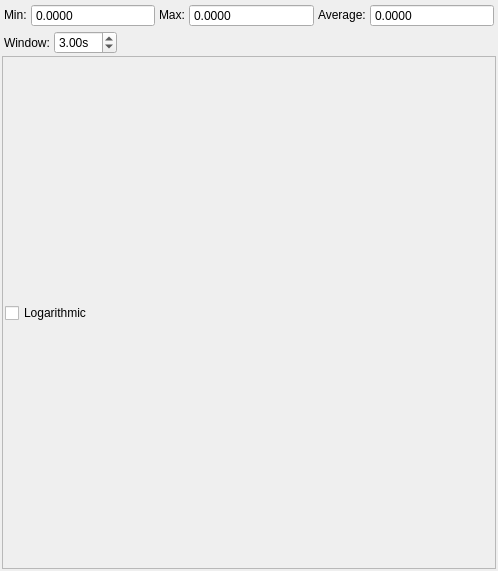
<?xml version="1.0" encoding="UTF-8"?>
<ui version="4.0">
 <class>Float_Stream_Viewer</class>
 <widget class="QWidget" name="Float_Stream_Viewer">
  <property name="geometry">
   <rect>
    <x>0</x>
    <y>0</y>
    <width>498</width>
    <height>571</height>
   </rect>
  </property>
  <property name="windowTitle">
   <string>Form</string>
  </property>
  <layout class="QVBoxLayout" name="verticalLayout">
   <property name="spacing">
    <number>0</number>
   </property>
   <property name="leftMargin">
    <number>2</number>
   </property>
   <property name="topMargin">
    <number>2</number>
   </property>
   <property name="rightMargin">
    <number>2</number>
   </property>
   <property name="bottomMargin">
    <number>2</number>
   </property>
   <item>
    <widget class="QWidget" name="widget" native="true">
     <property name="sizePolicy">
      <sizepolicy hsizetype="MinimumExpanding" vsizetype="Fixed">
       <horstretch>0</horstretch>
       <verstretch>0</verstretch>
      </sizepolicy>
     </property>
     <layout class="QHBoxLayout" name="horizontalLayout">
      <property name="spacing">
       <number>4</number>
      </property>
      <property name="leftMargin">
       <number>2</number>
      </property>
      <property name="topMargin">
       <number>2</number>
      </property>
      <property name="rightMargin">
       <number>2</number>
      </property>
      <property name="bottomMargin">
       <number>2</number>
      </property>
      <item>
       <widget class="QLabel" name="label">
        <property name="sizePolicy">
         <sizepolicy hsizetype="Preferred" vsizetype="Fixed">
          <horstretch>0</horstretch>
          <verstretch>0</verstretch>
         </sizepolicy>
        </property>
        <property name="text">
         <string>Min:</string>
        </property>
       </widget>
      </item>
      <item>
       <widget class="QDoubleSpinBox" name="min">
        <property name="sizePolicy">
         <sizepolicy hsizetype="MinimumExpanding" vsizetype="Fixed">
          <horstretch>0</horstretch>
          <verstretch>0</verstretch>
         </sizepolicy>
        </property>
        <property name="wrapping">
         <bool>false</bool>
        </property>
        <property name="frame">
         <bool>true</bool>
        </property>
        <property name="readOnly">
         <bool>true</bool>
        </property>
        <property name="buttonSymbols">
         <enum>QAbstractSpinBox::NoButtons</enum>
        </property>
        <property name="keyboardTracking">
         <bool>false</bool>
        </property>
        <property name="showGroupSeparator" stdset="0">
         <bool>true</bool>
        </property>
        <property name="decimals">
         <number>4</number>
        </property>
        <property name="minimum">
         <double>-9999.000000000000000</double>
        </property>
        <property name="maximum">
         <double>9999.000000000000000</double>
        </property>
        <property name="value">
         <double>0.000000000000000</double>
        </property>
       </widget>
      </item>
      <item>
       <widget class="QLabel" name="label_2">
        <property name="sizePolicy">
         <sizepolicy hsizetype="Preferred" vsizetype="Fixed">
          <horstretch>0</horstretch>
          <verstretch>0</verstretch>
         </sizepolicy>
        </property>
        <property name="text">
         <string>Max:</string>
        </property>
       </widget>
      </item>
      <item>
       <widget class="QDoubleSpinBox" name="max">
        <property name="sizePolicy">
         <sizepolicy hsizetype="MinimumExpanding" vsizetype="Fixed">
          <horstretch>0</horstretch>
          <verstretch>0</verstretch>
         </sizepolicy>
        </property>
        <property name="wrapping">
         <bool>false</bool>
        </property>
        <property name="frame">
         <bool>true</bool>
        </property>
        <property name="readOnly">
         <bool>true</bool>
        </property>
        <property name="buttonSymbols">
         <enum>QAbstractSpinBox::NoButtons</enum>
        </property>
        <property name="keyboardTracking">
         <bool>false</bool>
        </property>
        <property name="showGroupSeparator" stdset="0">
         <bool>true</bool>
        </property>
        <property name="decimals">
         <number>4</number>
        </property>
        <property name="minimum">
         <double>-9999.000000000000000</double>
        </property>
        <property name="maximum">
         <double>9999.000000000000000</double>
        </property>
        <property name="value">
         <double>0.000000000000000</double>
        </property>
       </widget>
      </item>
      <item>
       <widget class="QLabel" name="label_3">
        <property name="sizePolicy">
         <sizepolicy hsizetype="Preferred" vsizetype="Fixed">
          <horstretch>0</horstretch>
          <verstretch>0</verstretch>
         </sizepolicy>
        </property>
        <property name="text">
         <string>Average:</string>
        </property>
       </widget>
      </item>
      <item>
       <widget class="QDoubleSpinBox" name="average">
        <property name="sizePolicy">
         <sizepolicy hsizetype="MinimumExpanding" vsizetype="Fixed">
          <horstretch>0</horstretch>
          <verstretch>0</verstretch>
         </sizepolicy>
        </property>
        <property name="wrapping">
         <bool>false</bool>
        </property>
        <property name="frame">
         <bool>true</bool>
        </property>
        <property name="readOnly">
         <bool>true</bool>
        </property>
        <property name="buttonSymbols">
         <enum>QAbstractSpinBox::NoButtons</enum>
        </property>
        <property name="keyboardTracking">
         <bool>false</bool>
        </property>
        <property name="showGroupSeparator" stdset="0">
         <bool>true</bool>
        </property>
        <property name="decimals">
         <number>4</number>
        </property>
        <property name="minimum">
         <double>-9999.000000000000000</double>
        </property>
        <property name="maximum">
         <double>9999.000000000000000</double>
        </property>
        <property name="value">
         <double>0.000000000000000</double>
        </property>
       </widget>
      </item>
     </layout>
    </widget>
   </item>
   <item>
    <widget class="QWidget" name="widget_2" native="true">
     <layout class="QHBoxLayout" name="horizontalLayout_2">
      <property name="spacing">
       <number>4</number>
      </property>
      <property name="leftMargin">
       <number>2</number>
      </property>
      <property name="topMargin">
       <number>2</number>
      </property>
      <property name="rightMargin">
       <number>2</number>
      </property>
      <property name="bottomMargin">
       <number>2</number>
      </property>
      <item>
       <widget class="QLabel" name="label_4">
        <property name="text">
         <string>Window:</string>
        </property>
       </widget>
      </item>
      <item>
       <widget class="QDoubleSpinBox" name="window">
        <property name="suffix">
         <string>s</string>
        </property>
        <property name="minimum">
         <double>0.100000000000000</double>
        </property>
        <property name="value">
         <double>3.000000000000000</double>
        </property>
       </widget>
      </item>
      <item>
       <spacer name="horizontalSpacer">
        <property name="orientation">
         <enum>Qt::Horizontal</enum>
        </property>
        <property name="sizeHint" stdset="0">
         <size>
          <width>40</width>
          <height>20</height>
         </size>
        </property>
       </spacer>
      </item>
     </layout>
    </widget>
   </item>
   <item>
    <widget class="QScrollArea" name="scrollArea">
     <property name="horizontalScrollBarPolicy">
      <enum>Qt::ScrollBarAlwaysOff</enum>
     </property>
     <property name="widgetResizable">
      <bool>true</bool>
     </property>
     <widget class="QWidget" name="scrollAreaWidgetContents">
      <property name="geometry">
       <rect>
        <x>0</x>
        <y>0</y>
        <width>492</width>
        <height>503</height>
       </rect>
      </property>
      <layout class="QVBoxLayout" name="verticalLayout_4">
       <property name="spacing">
        <number>4</number>
       </property>
       <property name="leftMargin">
        <number>0</number>
       </property>
       <property name="topMargin">
        <number>0</number>
       </property>
       <property name="rightMargin">
        <number>0</number>
       </property>
       <property name="bottomMargin">
        <number>0</number>
       </property>
       <item>
        <widget class="QCustomPlot" name="plot" native="true">
         <property name="enabled">
          <bool>true</bool>
         </property>
        </widget>
       </item>
       <item>
        <widget class="QWidget" name="widget_3" native="true">
         <property name="sizePolicy">
          <sizepolicy hsizetype="Preferred" vsizetype="Fixed">
           <horstretch>0</horstretch>
           <verstretch>0</verstretch>
          </sizepolicy>
         </property>
         <layout class="QHBoxLayout" name="horizontalLayout_3">
          <property name="spacing">
           <number>2</number>
          </property>
          <property name="leftMargin">
           <number>2</number>
          </property>
          <property name="topMargin">
           <number>2</number>
          </property>
          <property name="rightMargin">
           <number>2</number>
          </property>
          <property name="bottomMargin">
           <number>2</number>
          </property>
          <item>
           <widget class="QCheckBox" name="logarithmic">
            <property name="text">
             <string>Logarithmic</string>
            </property>
           </widget>
          </item>
         </layout>
        </widget>
       </item>
       <item>
        <widget class="QCustomPlot" name="spectogram" native="true"/>
       </item>
      </layout>
     </widget>
    </widget>
   </item>
  </layout>
 </widget>
 <customwidgets>
  <customwidget>
   <class>QCustomPlot</class>
   <extends>QWidget</extends>
   <header>qcustomplot.h</header>
   <container>1</container>
  </customwidget>
 </customwidgets>
 <resources/>
 <connections/>
</ui>
